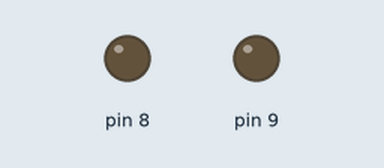
Recording of a sketch running on a simulated Arduino Uno, built with avr-gcc and run on an emulated ATmega328P. On the bench: output pins drawn as LEDs (lit = HIGH).

Above: at 0.06 s.
At 0.9 s:
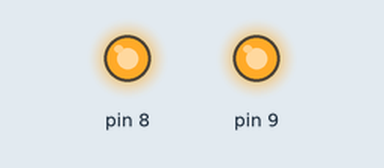
At 1.62 s:
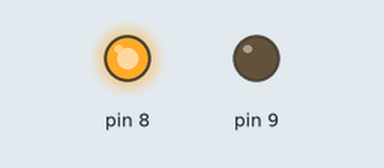
At 2.16 s:
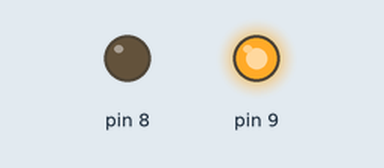
Timing chart, 0 to 3.0 s (numbered marks = the images above):
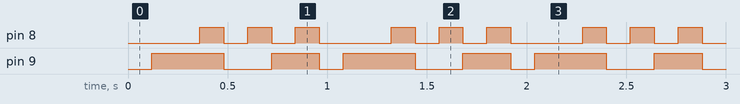

Measured:
- by itself, pin 8: repeats every 0.96 s: 2 × (LOW 0.12 s, HIGH 0.12 s), LOW 0.36 s, HIGH 0.12 s
- by itself, pin 9: repeats every 0.96 s: LOW 0.24 s, HIGH 0.24 s, LOW 0.12 s, HIGH 0.36 s

The sketch:

generador_seniales.ino
```cpp
#define LEN 8

bool signal1 [LEN] = {0, 0, 0, 1, 0, 1, 0, 1};
bool signal2 [LEN] = {0, 1, 1, 1, 0, 0, 1, 1};
int i = 0;

void setup() {
  pinMode(8, OUTPUT);
  pinMode(9, OUTPUT);
}

void loop() {
  digitalWrite(8, signal1[i]);
  digitalWrite(9, signal2[i]);

  i++;

  if(i >= LEN){
    i = 0;
  }

  delay(120);
}
```
